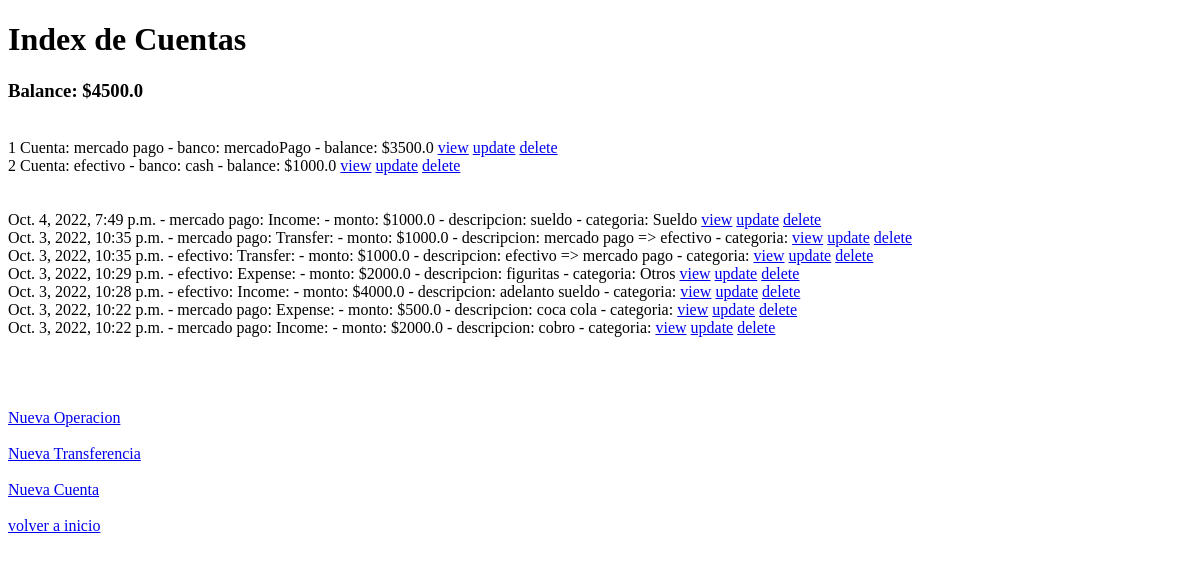
Page /1/accounts/home/ (signed in) on the earlier database version.
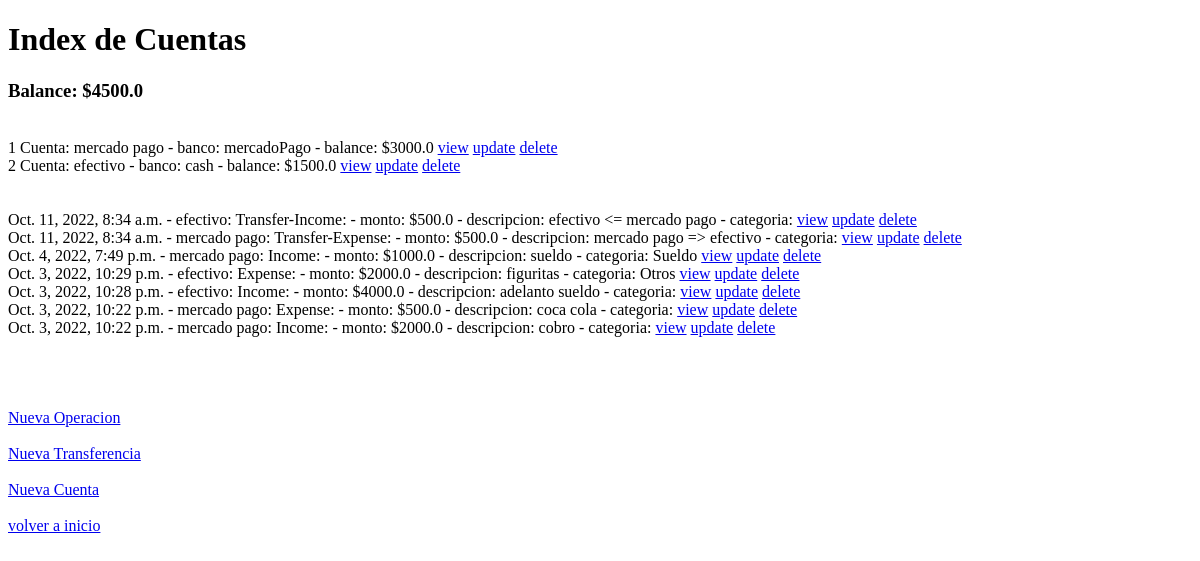
Same page on the later database version.
### accounts/models.py (models this page shows)
class Account(models.Model):
    name = models.CharField(max_length=70)
    description = models.CharField(max_length=200)
    bank = models.CharField(max_length= 70)
    balance = models.FloatField(default=0)
    created_at = models.DateField(auto_now_add=True)
    user = models.ForeignKey(User, on_delete=models.CASCADE)

class Operation_ac(models.Model):
    description = models.CharField(max_length=200)
    type = models.CharField(max_length=70)
    category = models.ForeignKey(Category, on_delete=models.CASCADE, blank=True, null=True)
    amount = models.FloatField(default=0)
    created_at = models.DateTimeField(auto_now_add=True)
    account = models.ForeignKey(Account, on_delete=models.CASCADE)
    transfer_id = models.IntegerField(default=0)

class Category(models.Model):
    name = models.CharField(max_length=150)
    user = models.ForeignKey(User, on_delete=models.CASCADE)

### accounts/views.py (the view)
# urls.py: path('home/', views.index, name='index'),
@login_required
def index(request, user_id):
    accounts_list = Account.objects.filter(user=request.user)
    operations_list = Operation_ac.objects.filter(account__in=accounts_list).order_by('-created_at')
    general_balance = get_general_balance(accounts_list)
    request = reset_messages(request)
    return render(request, 'accounts/index.html',{
        'accounts_list':accounts_list,
        'operations_list': operations_list,
        'general_balance': general_balance,
    })

### accounts/views.py (called while the page is built, shortened)
def reset_messages(request):
    try :
        aux = request.session['message_shown']
    except KeyError:
        request.session['message_shown'] = False
        request.session['error_message'] = ''
        request.session['success_message'] = ''

def get_general_balance(accounts_list):
    balance = 0
    for account in accounts_list:
        balance += account.balance
    return balance

### accounts/templates/accounts/index.html (shortened to what this page needs)
<!DOCTYPE html>
<html lang="en">
<head>
</head>
<body>
    <h1>Index de Cuentas</h1>
    <h3>Balance: ${{general_balance}}</h3><br>
    {% for account in accounts_list %}
    {{account.pk}} Cuenta: {{account.name}} - banco: {{account.bank}} - balance: ${{account.balance}}
    <a href="{% url 'accounts:account_detail' request.user.id account.id %}">view</a>
    <a href="{% url 'accounts:update_account' request.user.id account.id %}">update</a>
    <a href="{% url 'accounts:delete_account' request.user.id account.id %}">delete</a>
         <br>
    {% endfor %}
    <br><br>
    {% for operation in operations_list %}
    {{operation.created_at}} - {{operation.account.name}}: {{operation.type}}: - monto: ${{operation.amount}} - descripcion: {{operation.description}} - categoria: {{operation.category.name}}
    <a href="{% url 'accounts:operation_detail' request.user.id operation.id %}">view</a>
    <a href="{% url 'accounts:update_operation' request.user.id operation.id %}">update</a>
    <a href="{% url 'accounts:confirm_operation_delete' request.user.id operation.id %}">delete</a>
    <br>
    {% endfor %}
    {{request.session.success_message}} <br>
    {{request.session.error_message}} <br>
    <br><br>
    <a href="{% url 'accounts:new_operation' request.user.id %}">Nueva Operacion</a><br><br>
    <a href="{% url 'accounts:new_operation_transfer' request.user.id %}">Nueva Transferencia</a><br><br>
    <a href="{% url 'accounts:create_account' request.user.id %}">Nueva Cuenta</a><br><br>
    <a href="{% url 'main:index' %}">volver a inicio</a>
</body>
</html>

Differences in the rows shown:
removed Operation_ac: created_at "Oct. 3, 2022, 10:35 p.m.", account.name "mercado pago", type "Transfer", amount "1000.0", description "mercado pago => efectivo"
removed Operation_ac: created_at "Oct. 3, 2022, 10:35 p.m.", account.name "efectivo", type "Transfer", amount "1000.0", description "efectivo => mercado pago"
changed Account "mercado pago": balance "3500.0" → "3000.0"
changed Account "efectivo": balance "1000.0" → "1500.0"
added Operation_ac: created_at "Oct. 11, 2022, 8:34 a.m.", account.name "efectivo", type "Transfer-Income", amount "500.0", description "efectivo <= mercado pago"
added Operation_ac: created_at "Oct. 11, 2022, 8:34 a.m.", account.name "mercado pago", type "Transfer-Expense", amount "500.0", description "mercado pago => efectivo"
